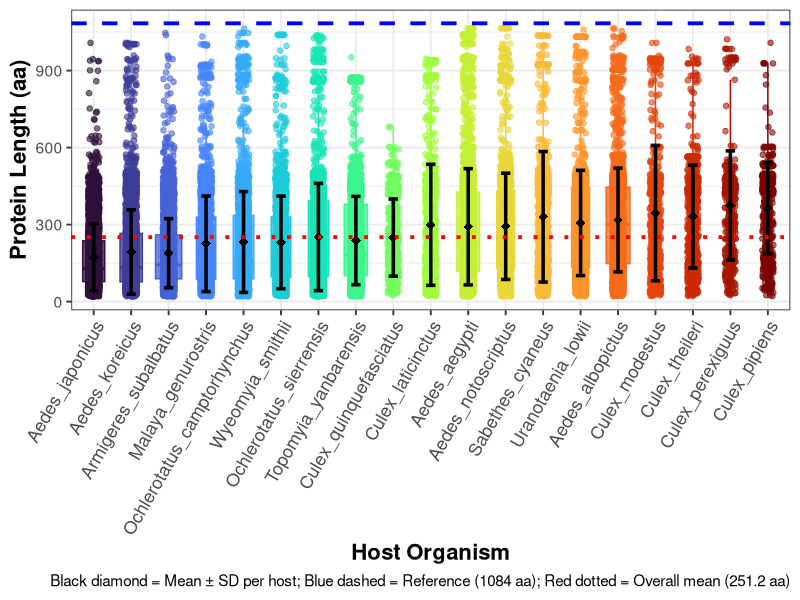
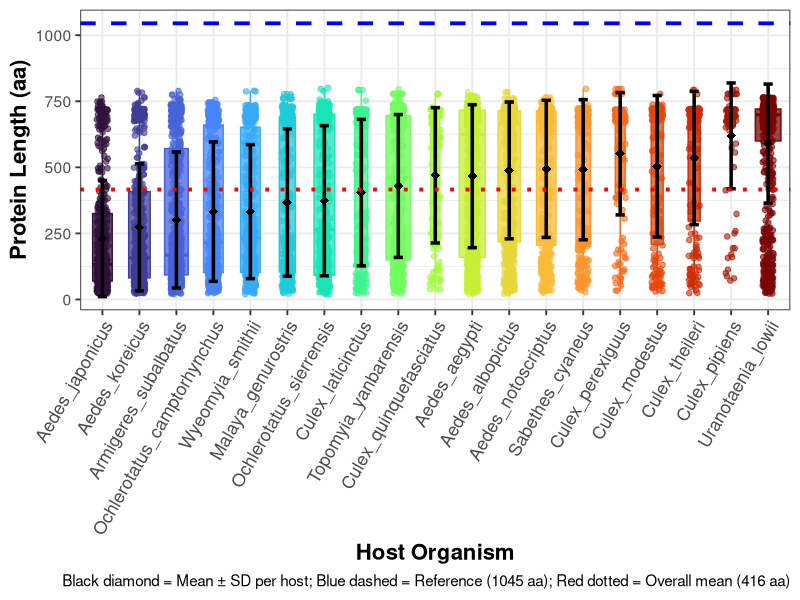
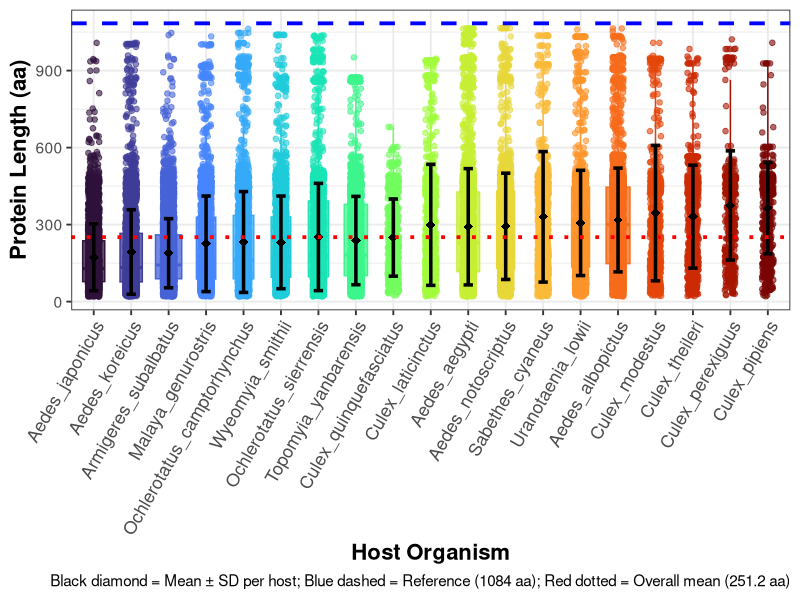
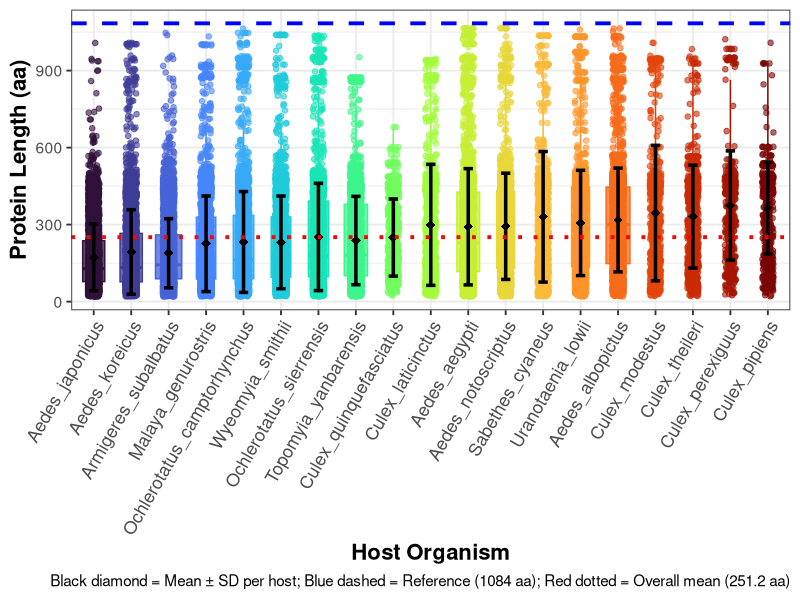
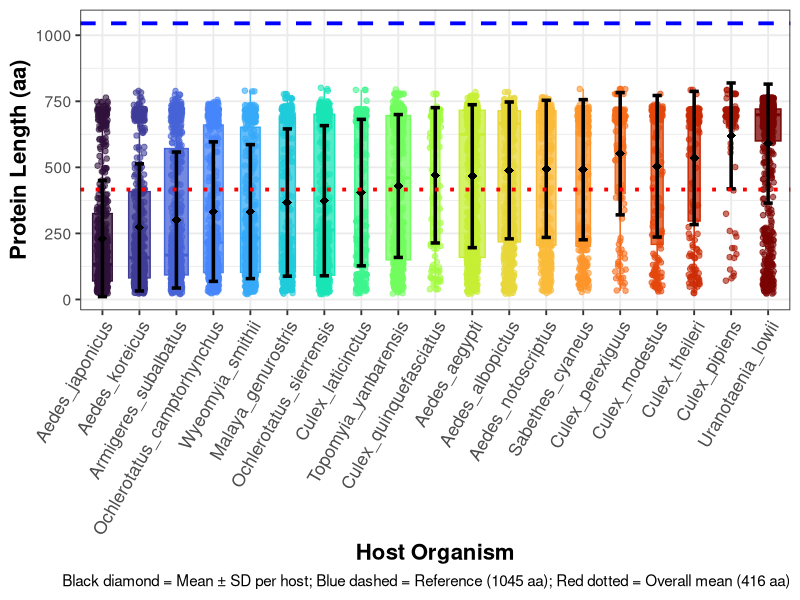
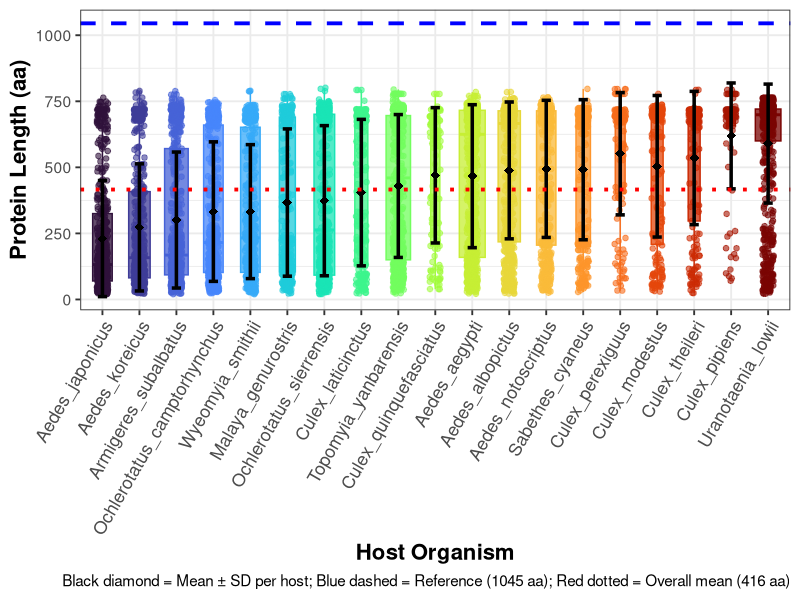

Here is the R script that generated these plots, in order:
# Install once if needed
# install.packages(c("tidyverse","forcats","viridis","Cairo"))

library(tidyverse)
library(forcats)
library(viridis)
library(Cairo)

setwd("/home/ubuntu/NIV-projects/Mosquito-paleovirology/EEfinder/Seq-length-comaparison")

# Read data
df <- read.csv("TED-all-protein.length.csv", sep = "\t")

ref_len  <- 1084
mean_len <- mean(df$length, na.rm = TRUE)

# Order organisms by median length
df$Organism <- fct_reorder(df$Organism, df$length, .fun = median)

# Calculate mean and SD per organism (for error bars)
stats_df <- df %>%
  group_by(Organism) %>%
  summarise(
    mean_len_org = mean(length, na.rm = TRUE),
    sd_len_org   = sd(length, na.rm = TRUE),
    .groups = "drop"
  )

# Plot
p <- ggplot(df, aes(x = Organism, y = length, fill = Organism, color = Organism)) +
  
  # Colourful boxplots (width reflects sample size)
  geom_boxplot(outlier.shape = NA,
               varwidth = TRUE,
               width = 0.7,
               alpha = 0.75,
               linewidth = 0.5) +
  
  # Individual EVE sequences
  geom_jitter(width = 0.15, size = 1.6, alpha = 0.6) +
  
  # Error bars (mean ± SD)  ---- FIXED LAYER
  geom_errorbar(data = stats_df,
                aes(x = Organism,
                    ymin = mean_len_org - sd_len_org,
                    ymax = mean_len_org + sd_len_org),
                inherit.aes = FALSE,
                width = 0.25,
                linewidth = 1.2,
                color = "black") +
  
  # Mean point (black diamond) ---- FIXED LAYER
  geom_point(data = stats_df,
             aes(x = Organism, y = mean_len_org),
             inherit.aes = FALSE,
             color = "black",
             size = 3,
             shape = 18) +
  
  # Reference lines
  geom_hline(yintercept = ref_len,
             color = "blue",
             linetype = "dashed",
             linewidth = 1.3) +
  
  geom_hline(yintercept = mean_len,
             color = "red",
             linetype = "dotted",
             linewidth = 1.3) +
  
  # Color palette
  scale_fill_viridis_d(option = "turbo") +
  scale_color_viridis_d(option = "turbo") +
  
  # Theme
  theme_bw(base_size = 14) +
  theme(
    legend.position = "none",
    axis.text.x = element_text(angle = 60, hjust = 1, size = 13),
    axis.title = element_text(size = 16, face = "bold"),
    plot.title = element_text(size = 18, face = "bold", hjust = 0.5),
    plot.caption = element_text(size = 11)
  ) +
  
  labs(
    y = "Protein Length (aa)",
    x = "Host Organism",
    caption = paste0(
      "Black diamond = Mean ± SD per host; ",
      "Blue dashed = Reference (", ref_len, " aa); ",
      "Red dotted = Overall mean (", round(mean_len,1), " aa)"
    )
  )

# Preview
print(p)

# Save vector PDF
ggsave("TED-Seq-length-comparison.pdf",
       plot = p,
       width = 15,
       height = 10,
       device = cairo_pdf)

# Save high-resolution JPEG (600 dpi)
ggsave("TED-Seq-length-comparison.jpeg",
       plot = p,
       width = 15,
       height = 10,
       dpi = 600,
       units = "in",
       device = "jpeg")
       
#################################################################################################################################333
#for clado plot

df <- read.csv("Clado-all-protein.length.csv", sep = ",")

ref_len  <- 1045
mean_len <- mean(df$length, na.rm = TRUE)

# Order organisms by median length
df$Organism <- fct_reorder(df$Organism, df$length, .fun = median)

# Calculate mean and SD per organism (for error bars)
stats_df <- df %>%
    group_by(Organism) %>%
    summarise(
        mean_len_org = mean(length, na.rm = TRUE),
        sd_len_org   = sd(length, na.rm = TRUE),
        .groups = "drop"
    )

# Plot
p <- ggplot(df, aes(x = Organism, y = length, fill = Organism, color = Organism)) +
    
    # Colourful boxplots (width reflects sample size)
    geom_boxplot(outlier.shape = NA,
                 varwidth = TRUE,
                 width = 0.7,
                 alpha = 0.75,
                 linewidth = 0.5) +
    
    # Individual EVE sequences
    geom_jitter(width = 0.15, size = 1.6, alpha = 0.6) +
    
    # Error bars (mean ± SD)  ---- FIXED LAYER
    geom_errorbar(data = stats_df,
                  aes(x = Organism,
                      ymin = mean_len_org - sd_len_org,
                      ymax = mean_len_org + sd_len_org),
                  inherit.aes = FALSE,
                  width = 0.25,
                  linewidth = 1.2,
                  color = "black") +
    
    # Mean point (black diamond) ---- FIXED LAYER
    geom_point(data = stats_df,
               aes(x = Organism, y = mean_len_org),
               inherit.aes = FALSE,
               color = "black",
               size = 3,
               shape = 18) +
    
    # Reference lines
    geom_hline(yintercept = ref_len,
               color = "blue",
               linetype = "dashed",
               linewidth = 1.3) +
    
    geom_hline(yintercept = mean_len,
               color = "red",
               linetype = "dotted",
               linewidth = 1.3) +
    
    # Color palette
    scale_fill_viridis_d(option = "turbo") +
    scale_color_viridis_d(option = "turbo") +
    
    # Theme
    theme_bw(base_size = 14) +
    theme(
        legend.position = "none",
        axis.text.x = element_text(angle = 60, hjust = 1, size = 13),
        axis.title = element_text(size = 16, face = "bold"),
        plot.title = element_text(size = 18, face = "bold", hjust = 0.5),
        plot.caption = element_text(size = 11)
    ) +
    
    labs(
        y = "Protein Length (aa)",
        x = "Host Organism",
        caption = paste0(
            "Black diamond = Mean ± SD per host; ",
            "Blue dashed = Reference (", ref_len, " aa); ",
            "Red dotted = Overall mean (", round(mean_len,1), " aa)"
        )
    )

# Preview
print(p)

# Save vector PDF
ggsave("Clado-Seq-length-comparison.pdf",
       plot = p,
       width = 15,
       height = 10,
       device = cairo_pdf)

# Save high-resolution JPEG (600 dpi)
ggsave("Clado-Seq-length-comparison.jpeg",
       plot = p,
       width = 15,
       height = 10,
       dpi = 600,
       units = "in",
       device = "jpeg")
